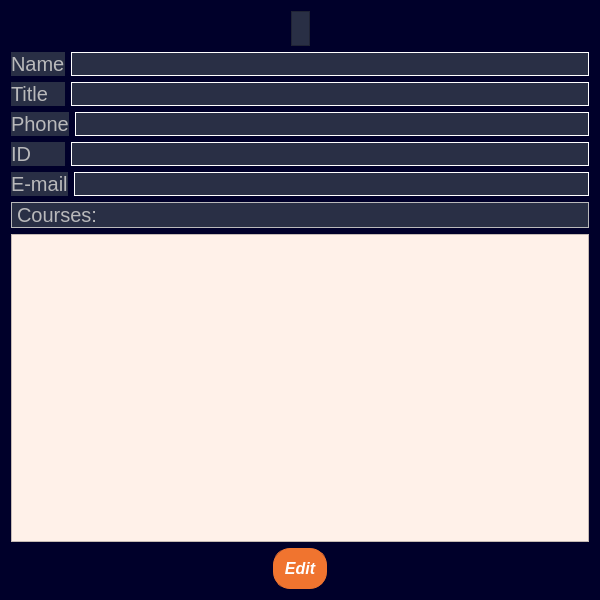
<?xml version="1.0" encoding="UTF-8"?>
<ui version="4.0">
 <class>ProfessorInfoPage</class>
 <widget class="QDialog" name="ProfessorInfoPage">
  <property name="geometry">
   <rect>
    <x>0</x>
    <y>0</y>
    <width>600</width>
    <height>600</height>
   </rect>
  </property>
  <property name="windowTitle">
   <string>Professor Info Page</string>
  </property>
  <property name="styleSheet">
   <string notr="true">/*Copyright (c) DevSec Studio. All rights reserved.

MIT License

Permission is hereby granted, free of charge, to any person obtaining a copy
of this software and associated documentation files (the &quot;Software&quot;), to deal
in the Software without restriction, including without limitation the rights
to use, copy, modify, merge, publish, distribute, sublicense, and/or sell
copies of the Software, and to permit persons to whom the Software is
furnished to do so, subject to the following conditions:

The above copyright notice and this permission notice shall be included in all
copies or substantial portions of the Software.

THE SOFTWARE IS PROVIDED *AS IS*, WITHOUT WARRANTY OF ANY KIND, EXPRESS OR
IMPLIED, INCLUDING BUT NOT LIMITED TO THE WARRANTIES OF MERCHANTABILITY,
FITNESS FOR A PARTICULAR PURPOSE AND NONINFRINGEMENT. IN NO EVENT SHALL THE
AUTHORS OR COPYRIGHT HOLDERS BE LIABLE FOR ANY CLAIM, DAMAGES OR OTHER
LIABILITY, WHETHER IN AN ACTION OF CONTRACT, TORT OR OTHERWISE, ARISING FROM,
OUT OF OR IN CONNECTION WITH THE SOFTWARE OR THE USE OR OTHER DEALINGS IN THE SOFTWARE.
*/

/*-----QWidget-----*/
QWidget
{
	background-color: rgb(0, 0, 42);
	color: #ffffff;
	border-color: #000000;

}


/*-----QLabel-----*/
QLabel
{
	background-color: #292f45;
	color: #b9b9bb;
	border-color: #000000;

}


/*-----QPushButton-----*/
QPushButton
{
	background-color: #f0742f;
	color: #fff;
	font-weight: bold;
	border-style: solid;
	border-width: 1px;
	border-radius: 17px;
	border-color: #f0742f;
	padding: 10px;

}


QPushButton::hover
{
	background-color: #fc7c11;
	color: #fff;

}


QPushButton::pressed
{
	background-color: #ff6b35;
	color: #fff;

}


/*-----QToolButton-----*/
QToolButton
{
	background-color: #292f45;
	color: #000000;
	border-style: solid;
	border-color: #000000;

}


QToolButton::hover
{
	background-color: #fc7c11;
	color: #000000;
	padding: 2px;
	border-radius: 15px;
	border-color: #fc7c11;

}


QToolButton::pressed
{
	background-color: #fc7c11;
	color: #000000;
	border-style: solid;
	border-width: 2px;

}


/*-----QLineEdit-----*/
QLineEdit{
	background-color: rgb(255, 255, 255);
	color: #b9b9bb;
	font-weight: bold;
	border-style: solid;
	border-width: 2px;
	border-top: 0px;
	border-left: 0px;
	border-right: 0px;
	border-color: #b9b9bb;
	padding: 10px;

}


/*-----QCheckBox-----*/
QCheckBox
{
	background-color: transparent;
	color: #b9b9bb;
	font-weight: bold;

}


QCheckBox::indicator
{
    color: #b1b1b1;
    background-color: #00111d;
    border: 1px solid #f0742f;
    width: 12px;
    height: 12px;

}


QCheckBox::indicator:checked
{
    image:url(&quot;./ressources/check.png&quot;); /*To replace*/
	background-color: #1f2b2b;
    border: 1px solid #f0742f;

}


QCheckBox::indicator:unchecked:hover
{
    border: 1px solid #f0742f;

}


QCheckBox::disabled
{
	color: #656565;

}


QCheckBox::indicator:disabled
{
	background-color: #656565;
	color: #656565;
    border: 1px solid #656565;

}
</string>
  </property>
  <layout class="QVBoxLayout" name="verticalLayout">
   <item>
    <layout class="QHBoxLayout" name="horizontalLayout_2">
     <item>
      <spacer name="horizontalSpacer_3">
       <property name="orientation">
        <enum>Qt::Horizontal</enum>
       </property>
       <property name="sizeHint" stdset="0">
        <size>
         <width>40</width>
         <height>20</height>
        </size>
       </property>
      </spacer>
     </item>
     <item>
      <widget class="QLabel" name="FLNameLabel">
       <property name="font">
        <font>
         <pointsize>22</pointsize>
        </font>
       </property>
       <property name="frameShape">
        <enum>QFrame::StyledPanel</enum>
       </property>
       <property name="text">
        <string/>
       </property>
      </widget>
     </item>
     <item>
      <spacer name="horizontalSpacer_4">
       <property name="orientation">
        <enum>Qt::Horizontal</enum>
       </property>
       <property name="sizeHint" stdset="0">
        <size>
         <width>40</width>
         <height>20</height>
        </size>
       </property>
      </spacer>
     </item>
    </layout>
   </item>
   <item>
    <layout class="QHBoxLayout" name="horizontalLayout_6" stretch="0,1">
     <item>
      <widget class="QLabel" name="label_3">
       <property name="font">
        <font>
         <pointsize>15</pointsize>
        </font>
       </property>
       <property name="frameShape">
        <enum>QFrame::NoFrame</enum>
       </property>
       <property name="text">
        <string>Name</string>
       </property>
      </widget>
     </item>
     <item>
      <widget class="QLabel" name="nameLabel">
       <property name="font">
        <font>
         <pointsize>12</pointsize>
        </font>
       </property>
       <property name="autoFillBackground">
        <bool>false</bool>
       </property>
       <property name="styleSheet">
        <string notr="true">color: rgb(255, 255, 255);</string>
       </property>
       <property name="frameShape">
        <enum>QFrame::Box</enum>
       </property>
       <property name="text">
        <string/>
       </property>
       <property name="openExternalLinks">
        <bool>false</bool>
       </property>
      </widget>
     </item>
    </layout>
   </item>
   <item>
    <layout class="QHBoxLayout" name="horizontalLayout_8" stretch="0,1">
     <item>
      <widget class="QLabel" name="label_14">
       <property name="font">
        <font>
         <pointsize>15</pointsize>
        </font>
       </property>
       <property name="frameShape">
        <enum>QFrame::NoFrame</enum>
       </property>
       <property name="text">
        <string>Title   </string>
       </property>
      </widget>
     </item>
     <item>
      <widget class="QLabel" name="titleLabel">
       <property name="font">
        <font>
         <pointsize>12</pointsize>
        </font>
       </property>
       <property name="autoFillBackground">
        <bool>false</bool>
       </property>
       <property name="styleSheet">
        <string notr="true">color: rgb(255, 255, 255);
</string>
       </property>
       <property name="frameShape">
        <enum>QFrame::Box</enum>
       </property>
       <property name="text">
        <string/>
       </property>
       <property name="openExternalLinks">
        <bool>false</bool>
       </property>
      </widget>
     </item>
    </layout>
   </item>
   <item>
    <layout class="QHBoxLayout" name="horizontalLayout_5" stretch="0,1">
     <item>
      <widget class="QLabel" name="label_16">
       <property name="font">
        <font>
         <pointsize>15</pointsize>
        </font>
       </property>
       <property name="frameShape">
        <enum>QFrame::NoFrame</enum>
       </property>
       <property name="text">
        <string>Phone</string>
       </property>
      </widget>
     </item>
     <item>
      <widget class="QLabel" name="phoneLabel">
       <property name="font">
        <font>
         <pointsize>12</pointsize>
        </font>
       </property>
       <property name="autoFillBackground">
        <bool>false</bool>
       </property>
       <property name="styleSheet">
        <string notr="true">color: rgb(255, 255, 255);</string>
       </property>
       <property name="frameShape">
        <enum>QFrame::Box</enum>
       </property>
       <property name="text">
        <string/>
       </property>
       <property name="openExternalLinks">
        <bool>false</bool>
       </property>
      </widget>
     </item>
    </layout>
   </item>
   <item>
    <layout class="QHBoxLayout" name="horizontalLayout_7" stretch="0,1">
     <item>
      <widget class="QLabel" name="label_18">
       <property name="font">
        <font>
         <pointsize>15</pointsize>
        </font>
       </property>
       <property name="frameShape">
        <enum>QFrame::NoFrame</enum>
       </property>
       <property name="text">
        <string>ID      </string>
       </property>
      </widget>
     </item>
     <item>
      <widget class="QLabel" name="idLabel">
       <property name="font">
        <font>
         <pointsize>12</pointsize>
        </font>
       </property>
       <property name="autoFillBackground">
        <bool>false</bool>
       </property>
       <property name="styleSheet">
        <string notr="true">color: rgb(255, 255, 255);</string>
       </property>
       <property name="frameShape">
        <enum>QFrame::Box</enum>
       </property>
       <property name="text">
        <string/>
       </property>
       <property name="openExternalLinks">
        <bool>false</bool>
       </property>
      </widget>
     </item>
    </layout>
   </item>
   <item>
    <layout class="QHBoxLayout" name="horizontalLayout_3" stretch="0,1">
     <item>
      <widget class="QLabel" name="label_12">
       <property name="font">
        <font>
         <pointsize>15</pointsize>
        </font>
       </property>
       <property name="frameShape">
        <enum>QFrame::NoFrame</enum>
       </property>
       <property name="text">
        <string>E-mail</string>
       </property>
      </widget>
     </item>
     <item>
      <widget class="QLabel" name="emailLabel">
       <property name="font">
        <font>
         <pointsize>12</pointsize>
        </font>
       </property>
       <property name="autoFillBackground">
        <bool>false</bool>
       </property>
       <property name="styleSheet">
        <string notr="true">color: rgb(255, 255, 255);</string>
       </property>
       <property name="frameShape">
        <enum>QFrame::Box</enum>
       </property>
       <property name="text">
        <string/>
       </property>
       <property name="openExternalLinks">
        <bool>false</bool>
       </property>
      </widget>
     </item>
    </layout>
   </item>
   <item>
    <widget class="QLabel" name="label_6">
     <property name="font">
      <font>
       <pointsize>15</pointsize>
      </font>
     </property>
     <property name="frameShape">
      <enum>QFrame::Box</enum>
     </property>
     <property name="text">
      <string>Courses:</string>
     </property>
    </widget>
   </item>
   <item>
    <widget class="QTableWidget" name="professorTableInfo">
     <property name="styleSheet">
      <string notr="true">QWidget {
    background-color: rgb(255, 241, 233);
    color: #fffff8;
}

QHeaderView::section {
    background-color: #ff8f57;
    padding: 4px;
    border: 1px solid #fffff8;
    font-size: 14pt;
}

QTableWidget {
    gridline-color: #fffff8;
    font-size: 18pt;
}

QTableView::item 
{
    font-size: 18pt;
	color: rgb(0, 0, 0);
}
</string>
     </property>
     <property name="editTriggers">
      <set>QAbstractItemView::NoEditTriggers</set>
     </property>
     <property name="alternatingRowColors">
      <bool>true</bool>
     </property>
     <property name="selectionMode">
      <enum>QAbstractItemView::SingleSelection</enum>
     </property>
     <property name="selectionBehavior">
      <enum>QAbstractItemView::SelectRows</enum>
     </property>
     <property name="sortingEnabled">
      <bool>true</bool>
     </property>
     <attribute name="horizontalHeaderStretchLastSection">
      <bool>true</bool>
     </attribute>
    </widget>
   </item>
   <item>
    <layout class="QHBoxLayout" name="horizontalLayout">
     <item>
      <spacer name="horizontalSpacer">
       <property name="orientation">
        <enum>Qt::Horizontal</enum>
       </property>
       <property name="sizeHint" stdset="0">
        <size>
         <width>40</width>
         <height>20</height>
        </size>
       </property>
      </spacer>
     </item>
     <item>
      <widget class="QPushButton" name="editPushButton">
       <property name="font">
        <font>
         <pointsize>12</pointsize>
         <italic>true</italic>
         <bold>true</bold>
        </font>
       </property>
       <property name="text">
        <string>Edit</string>
       </property>
      </widget>
     </item>
     <item>
      <spacer name="horizontalSpacer_2">
       <property name="orientation">
        <enum>Qt::Horizontal</enum>
       </property>
       <property name="sizeHint" stdset="0">
        <size>
         <width>40</width>
         <height>20</height>
        </size>
       </property>
      </spacer>
     </item>
    </layout>
   </item>
  </layout>
 </widget>
 <resources/>
 <connections/>
</ui>
